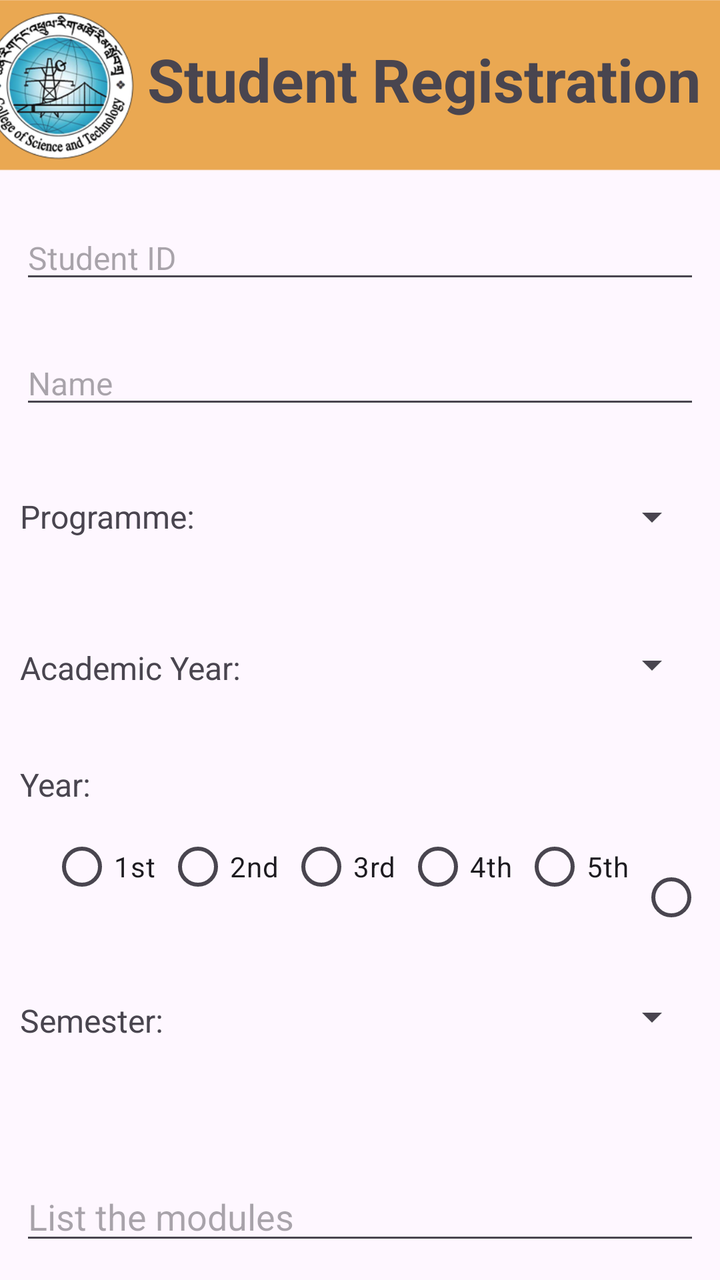
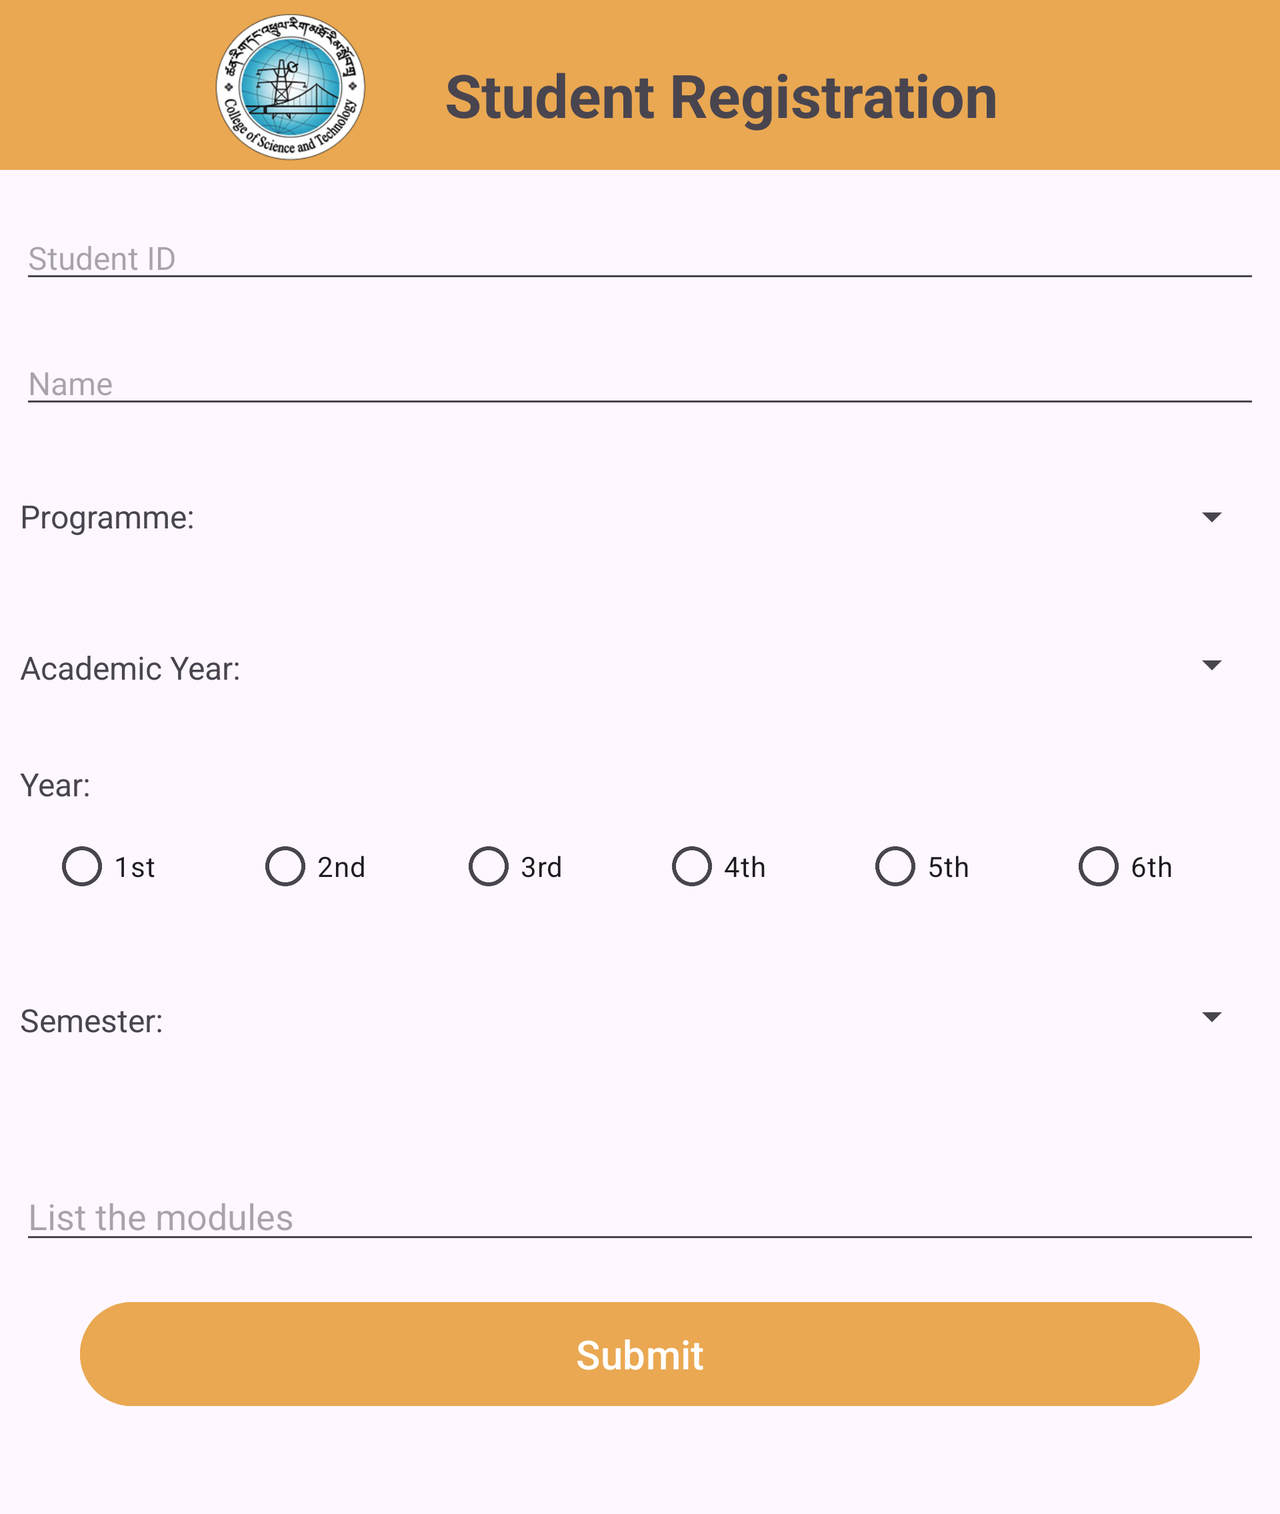

One screen, two layout resources from the same app: the default and the repository's alternative for another configuration. Each is rendered where Android would select it; the XML of both is given below.
<!-- AndroidManifest.xml: application theme Theme.SemesterRegistration -->
<!-- res/layout/activity_main.xml -->
<?xml version="1.0" encoding="utf-8"?>
<androidx.constraintlayout.widget.ConstraintLayout xmlns:android="http://schemas.android.com/apk/res/android"
    xmlns:app="http://schemas.android.com/apk/res-auto"
    xmlns:tools="http://schemas.android.com/tools"
    android:layout_width="match_parent"
    android:layout_height="match_parent"
    tools:context=".MainActivity">

    <EditText
        android:id="@+id/student_id"
        android:layout_width="0dp"
        android:layout_height="wrap_content"
        android:layout_marginStart="10dp"
        android:layout_marginTop="108dp"
        android:layout_marginEnd="10dp"
        android:ems="10"
        android:hint="Student ID"
        android:inputType="number"
        android:textSize="16sp"
        app:layout_constraintEnd_toEndOf="parent"
        app:layout_constraintHorizontal_bias="0.0"
        app:layout_constraintStart_toStartOf="parent"
        app:layout_constraintTop_toTopOf="parent" />

    <EditText
        android:id="@+id/editTextText"
        android:layout_width="0dp"
        android:layout_height="wrap_content"
        android:layout_marginStart="10dp"
        android:layout_marginTop="24dp"
        android:layout_marginEnd="10dp"
        android:ems="10"
        android:hint="Name"
        android:inputType="text"
        android:textSize="16sp"
        app:layout_constraintEnd_toEndOf="parent"
        app:layout_constraintHorizontal_bias="0.0"
        app:layout_constraintStart_toStartOf="parent"
        app:layout_constraintTop_toBottomOf="@+id/student_id" />

    <Spinner
        android:id="@+id/prgm"
        android:layout_width="0dp"
        android:layout_height="50dp"
        android:layout_marginTop="24dp"
        android:layout_marginEnd="10dp"
        android:paddingStart="20dp"
        app:layout_constraintEnd_toEndOf="parent"
        app:layout_constraintHorizontal_bias="0.0"
        app:layout_constraintStart_toEndOf="@+id/prgm_label"
        app:layout_constraintTop_toBottomOf="@+id/editTextText" />

    <Spinner
        android:id="@+id/yearSpinner"
        android:layout_width="0dp"
        android:layout_height="50dp"
        android:layout_marginTop="24dp"
        android:layout_marginEnd="10dp"
        android:paddingStart="20dp"
        app:layout_constraintEnd_toEndOf="parent"
        app:layout_constraintStart_toEndOf="@+id/textView2"
        app:layout_constraintTop_toBottomOf="@+id/prgm" />


    <RadioGroup
        android:id="@+id/radioGroup"
        android:layout_width="0dp"
        android:layout_height="50dp"
        android:layout_marginStart="10dp"
        android:layout_marginTop="52dp"
        android:layout_marginEnd="10dp"
        android:clipToPadding="false"
        android:orientation="horizontal"
        android:paddingStart="10dp"
        app:layout_constraintEnd_toEndOf="parent"
        app:layout_constraintHorizontal_bias="0.0"
        app:layout_constraintStart_toStartOf="parent"
        app:layout_constraintTop_toBottomOf="@+id/yearSpinner">


        <RadioButton
            android:id="@+id/radioButton"
            android:layout_width="wrap_content"
            android:layout_height="wrap_content"
            android:layout_marginStart="5dp"
            android:text="1st"
            app:layout_constraintBottom_toBottomOf="parent"
            app:layout_constraintTop_toTopOf="parent"
            tools:layout_editor_absoluteX="1dp" />

        <RadioButton
            android:id="@+id/radioButton2"
            android:layout_width="wrap_content"
            android:layout_height="wrap_content"
            android:layout_marginStart="5dp"
            android:text="2nd"
            tools:layout_editor_absoluteX="117dp"
            tools:layout_editor_absoluteY="344dp" />

        <RadioButton
            android:id="@+id/radioButton3"
            android:layout_width="wrap_content"
            android:layout_height="wrap_content"
            android:layout_marginStart="5dp"
            android:text="3rd"
            tools:layout_editor_absoluteX="224dp"
            tools:layout_editor_absoluteY="342dp" />

        <RadioButton
            android:id="@+id/radioButton4"
            android:layout_width="wrap_content"
            android:layout_height="wrap_content"
            android:layout_marginStart="5dp"
            android:text="4th"
            app:layout_constraintBottom_toBottomOf="parent"
            app:layout_constraintTop_toTopOf="parent"
            tools:layout_editor_absoluteX="331dp" />

        <RadioButton
            android:id="@+id/radioButton5"
            android:layout_width="wrap_content"
            android:layout_height="wrap_content"
            android:layout_marginStart="5dp"
            android:text="5th"
            app:layout_constraintBottom_toBottomOf="parent"
            app:layout_constraintTop_toTopOf="parent" />

        <RadioButton
            android:id="@+id/radioButton6"
            android:layout_width="wrap_content"
            android:layout_height="wrap_content"
            android:layout_marginStart="5dp"
            android:text="6th"
            app:layout_constraintBottom_toBottomOf="parent"
            app:layout_constraintTop_toTopOf="parent" />
    </RadioGroup>

    <Spinner
        android:id="@+id/sem"
        android:layout_width="0dp"
        android:layout_height="50dp"
        android:layout_marginTop="24dp"
        android:layout_marginEnd="10dp"
        android:paddingStart="20dp"
        app:layout_constraintEnd_toEndOf="parent"
        app:layout_constraintStart_toEndOf="@+id/textView4"
        app:layout_constraintTop_toBottomOf="@+id/radioGroup" />

    <EditText
        android:id="@+id/editTextTextMultiLine"
        android:layout_width="0dp"
        android:layout_height="70dp"
        android:layout_marginStart="10dp"
        android:layout_marginTop="24dp"
        android:layout_marginEnd="10dp"
        android:ems="10"
        android:gravity="bottom|start"
        android:hint="List the modules"
        android:inputType="textMultiLine"
        app:layout_constraintEnd_toEndOf="parent"
        app:layout_constraintStart_toStartOf="parent"
        app:layout_constraintTop_toBottomOf="@+id/sem" />

    <Button
        android:id="@+id/button"
        android:layout_width="0dp"
        android:layout_height="60dp"
        android:layout_marginStart="40dp"
        android:layout_marginTop="20dp"
        android:layout_marginEnd="40dp"
        android:backgroundTint="#eaa852"
        android:text="Submit"
        android:textSize="20sp"
        app:layout_constraintBottom_toBottomOf="parent"
        app:layout_constraintEnd_toEndOf="parent"
        app:layout_constraintHorizontal_bias="0.0"
        app:layout_constraintStart_toStartOf="parent"
        app:layout_constraintTop_toBottomOf="@+id/editTextTextMultiLine"
        app:layout_constraintVertical_bias="0.183" />

    <TextView
        android:id="@+id/prgm_label"
        android:layout_width="wrap_content"
        android:layout_height="wrap_content"
        android:layout_marginStart="10dp"
        android:layout_marginTop="38dp"
        android:text="Programme:"
        android:textSize="16sp"
        app:layout_constraintStart_toStartOf="parent"
        app:layout_constraintTop_toBottomOf="@+id/editTextText" />

    <TextView
        android:id="@+id/textView2"
        android:layout_width="wrap_content"
        android:layout_height="wrap_content"
        android:layout_marginStart="10dp"
        android:layout_marginTop="54dp"
        android:text="Academic Year:"
        android:textSize="16sp"
        app:layout_constraintStart_toStartOf="parent"
        app:layout_constraintTop_toBottomOf="@+id/prgm_label" />

    <TextView
        android:id="@+id/textView3"
        android:layout_width="wrap_content"
        android:layout_height="wrap_content"
        android:layout_marginStart="10dp"
        android:layout_marginTop="24dp"
        android:text="Year:"
        android:textSize="16sp"
        app:layout_constraintStart_toStartOf="parent"
        app:layout_constraintTop_toBottomOf="@+id/yearSpinner" />

    <TextView
        android:id="@+id/textView4"
        android:layout_width="wrap_content"
        android:layout_height="wrap_content"
        android:layout_marginStart="10dp"
        android:layout_marginTop="40dp"
        android:text="Semester:"
        android:textSize="16dp"
        app:layout_constraintStart_toStartOf="parent"
        app:layout_constraintTop_toBottomOf="@+id/radioGroup" />

    <ImageView
        android:id="@+id/imageView2"
        android:layout_width="418dp"
        android:layout_height="85dp"
        android:scaleX="7"
        android:scaleY="1.5"
        app:layout_constraintEnd_toEndOf="parent"
        app:layout_constraintStart_toStartOf="parent"
        app:layout_constraintTop_toTopOf="parent"
        app:srcCompat="@drawable/baseline_rectangle_24" />

    <TextView
        android:id="@+id/textView5"
        android:layout_width="wrap_content"
        android:layout_height="wrap_content"
        android:layout_marginTop="12dp"
        android:text="Student Registration"
        android:textSize="30sp"
        android:textStyle="bold"
        app:layout_constraintBottom_toTopOf="@+id/student_id"
        app:layout_constraintEnd_toEndOf="parent"
        app:layout_constraintHorizontal_bias="0.883"
        app:layout_constraintStart_toStartOf="parent"
        app:layout_constraintTop_toTopOf="parent"
        app:layout_constraintVertical_bias="0.133" />

    <ImageView
        android:id="@+id/imageView"
        android:layout_width="100dp"
        android:layout_height="74dp"
        app:layout_constraintBottom_toTopOf="@+id/student_id"
        app:layout_constraintEnd_toStartOf="@+id/textView5"
        app:layout_constraintHorizontal_bias="0.8"
        app:layout_constraintStart_toStartOf="parent"
        app:layout_constraintTop_toTopOf="parent"
        app:layout_constraintVertical_bias="0.18"
        app:srcCompat="@drawable/cstlogo176" />



</androidx.constraintlayout.widget.ConstraintLayout>
<!-- resources referenced by this layout -->
<resources>
  <!-- drawable baseline_rectangle_24 (drawable) -->
  <vector android:height="24dp" android:tint="#EAA852"
      android:viewportHeight="24" android:viewportWidth="24"
      android:width="24dp" xmlns:android="http://schemas.android.com/apk/res/android">
      <path android:fillColor="@android:color/white" android:pathData="M2,4h20v16h-20z"/>
  </vector>
  <!-- drawable cstlogo176: png bitmap (drawable-mdpi, 47831 bytes) -->
  <style name="Theme.SemesterRegistration" parent="Base.Theme.SemesterRegistration" />
  <style name="Base.Theme.SemesterRegistration" parent="Theme.Material3.DayNight.NoActionBar">
          
          
      </style>
</resources>
<!-- res/layout-land/activity_main.xml (the repository's variant of the layout above) -->
<!-- drawn on the phone turned sideways -->
<?xml version="1.0" encoding="utf-8"?>
<ScrollView xmlns:app="http://schemas.android.com/apk/res-auto"
    xmlns:tools="http://schemas.android.com/tools"
    android:layout_width="match_parent"
    android:layout_height="match_parent"
    xmlns:android="http://schemas.android.com/apk/res/android">
    <androidx.constraintlayout.widget.ConstraintLayout
        android:layout_width="match_parent"
        android:layout_height="match_parent"
        tools:context=".MainActivity">

        <EditText
            android:id="@+id/student_id"
            android:layout_width="0dp"
            android:layout_height="wrap_content"
            android:layout_marginStart="10dp"
            android:layout_marginTop="108dp"
            android:layout_marginEnd="10dp"
            android:ems="10"
            android:hint="Student ID"
            android:inputType="number"
            android:textSize="16sp"
            app:layout_constraintEnd_toEndOf="parent"
            app:layout_constraintHorizontal_bias="0.0"
            app:layout_constraintStart_toStartOf="parent"
            app:layout_constraintTop_toTopOf="parent" />

        <EditText
            android:id="@+id/editTextText"
            android:layout_width="0dp"
            android:layout_height="wrap_content"
            android:layout_marginStart="10dp"
            android:layout_marginTop="24dp"
            android:layout_marginEnd="10dp"
            android:ems="10"
            android:hint="Name"
            android:inputType="text"
            android:textSize="16sp"
            app:layout_constraintEnd_toEndOf="parent"
            app:layout_constraintHorizontal_bias="0.0"
            app:layout_constraintStart_toStartOf="parent"
            app:layout_constraintTop_toBottomOf="@+id/student_id" />

        <Spinner
            android:id="@+id/prgm"
            android:layout_width="0dp"
            android:layout_height="50dp"
            android:layout_marginTop="24dp"
            android:layout_marginEnd="10dp"
            android:paddingStart="20dp"
            app:layout_constraintEnd_toEndOf="parent"
            app:layout_constraintHorizontal_bias="0.0"
            app:layout_constraintStart_toEndOf="@+id/prgm_label"
            app:layout_constraintTop_toBottomOf="@+id/editTextText" />

        <Spinner
            android:id="@+id/yearSpinner"
            android:layout_width="0dp"
            android:layout_height="50dp"
            android:layout_marginTop="24dp"
            android:layout_marginEnd="10dp"
            android:paddingStart="20dp"
            app:layout_constraintEnd_toEndOf="parent"
            app:layout_constraintStart_toEndOf="@+id/textView2"
            app:layout_constraintTop_toBottomOf="@+id/prgm" />


        <RadioGroup
            android:id="@+id/radioGroup"
            android:layout_width="match_parent"
            android:layout_height="50dp"
            android:layout_marginStart="10dp"
            android:layout_marginTop="52dp"
            android:layout_marginEnd="10dp"
            android:clipToPadding="false"
            android:orientation="horizontal"
            android:paddingStart="10dp"
            app:layout_constraintEnd_toEndOf="parent"
            app:layout_constraintHorizontal_bias="0.0"
            app:layout_constraintStart_toStartOf="parent"
            app:layout_constraintTop_toBottomOf="@+id/yearSpinner">

            <RadioButton
                android:id="@+id/radioButton"
                android:layout_width="0dp"
                android:layout_height="wrap_content"
                android:layout_marginStart="5dp"
                android:layout_weight="1"
                android:text="1st" />

            <RadioButton
                android:id="@+id/radioButton2"
                android:layout_width="0dp"
                android:layout_height="wrap_content"
                android:layout_marginStart="5dp"
                android:layout_weight="1"
                android:text="2nd" />

            <RadioButton
                android:id="@+id/radioButton3"
                android:layout_width="0dp"
                android:layout_height="wrap_content"
                android:layout_marginStart="5dp"
                android:layout_weight="1"
                android:text="3rd" />

            <RadioButton
                android:id="@+id/radioButton4"
                android:layout_width="0dp"
                android:layout_height="wrap_content"
                android:layout_marginStart="5dp"
                android:layout_weight="1"
                android:text="4th" />

            <RadioButton
                android:id="@+id/radioButton5"
                android:layout_width="0dp"
                android:layout_height="wrap_content"
                android:layout_marginStart="5dp"
                android:layout_weight="1"
                android:text="5th" />

            <RadioButton
                android:id="@+id/radioButton6"
                android:layout_width="0dp"
                android:layout_height="wrap_content"
                android:layout_marginStart="5dp"
                android:layout_weight="1"
                android:text="6th" />
        </RadioGroup>


        <Spinner
            android:id="@+id/sem"
            android:layout_width="0dp"
            android:layout_height="50dp"
            android:layout_marginTop="24dp"
            android:layout_marginEnd="10dp"
            android:paddingStart="20dp"
            app:layout_constraintEnd_toEndOf="parent"
            app:layout_constraintStart_toEndOf="@+id/textView4"
            app:layout_constraintTop_toBottomOf="@+id/radioGroup" />

        <EditText
            android:id="@+id/editTextTextMultiLine"
            android:layout_width="0dp"
            android:layout_height="70dp"
            android:layout_marginStart="10dp"
            android:layout_marginTop="24dp"
            android:layout_marginEnd="10dp"
            android:ems="10"
            android:gravity="bottom|start"
            android:hint="List the modules"
            android:inputType="textMultiLine"
            app:layout_constraintEnd_toEndOf="parent"
            app:layout_constraintStart_toStartOf="parent"
            app:layout_constraintTop_toBottomOf="@+id/sem" />

        <Button
            android:id="@+id/button"
            android:layout_width="0dp"
            android:layout_height="60dp"
            android:layout_marginStart="40dp"
            android:layout_marginTop="20dp"
            android:layout_marginEnd="40dp"
            android:backgroundTint="#eaa852"
            android:text="Submit"
            android:textSize="20sp"
            app:layout_constraintBottom_toBottomOf="parent"
            app:layout_constraintEnd_toEndOf="parent"
            app:layout_constraintHorizontal_bias="0.0"
            app:layout_constraintStart_toStartOf="parent"
            app:layout_constraintTop_toBottomOf="@+id/editTextTextMultiLine"
            app:layout_constraintVertical_bias="0.183"
            android:layout_marginBottom="50dp"/>

        <TextView
            android:id="@+id/prgm_label"
            android:layout_width="wrap_content"
            android:layout_height="wrap_content"
            android:layout_marginStart="10dp"
            android:layout_marginTop="38dp"
            android:text="Programme:"
            android:textSize="16sp"
            app:layout_constraintStart_toStartOf="parent"
            app:layout_constraintTop_toBottomOf="@+id/editTextText" />

        <TextView
            android:id="@+id/textView2"
            android:layout_width="wrap_content"
            android:layout_height="wrap_content"
            android:layout_marginStart="10dp"
            android:layout_marginTop="54dp"
            android:text="Academic Year:"
            android:textSize="16sp"
            app:layout_constraintStart_toStartOf="parent"
            app:layout_constraintTop_toBottomOf="@+id/prgm_label" />

        <TextView
            android:id="@+id/textView3"
            android:layout_width="wrap_content"
            android:layout_height="wrap_content"
            android:layout_marginStart="10dp"
            android:layout_marginTop="24dp"
            android:text="Year:"
            android:textSize="16sp"
            app:layout_constraintStart_toStartOf="parent"
            app:layout_constraintTop_toBottomOf="@+id/yearSpinner" />

        <TextView
            android:id="@+id/textView4"
            android:layout_width="wrap_content"
            android:layout_height="wrap_content"
            android:layout_marginStart="10dp"
            android:layout_marginTop="40dp"
            android:text="Semester:"
            android:textSize="16dp"
            app:layout_constraintStart_toStartOf="parent"
            app:layout_constraintTop_toBottomOf="@+id/radioGroup" />

        <ImageView
            android:id="@+id/imageView2"
            android:layout_width="418dp"
            android:layout_height="85dp"
            android:scaleX="15"
            android:scaleY="1.5"
            app:layout_constraintEnd_toEndOf="parent"
            app:layout_constraintStart_toStartOf="parent"
            app:layout_constraintTop_toTopOf="parent"
            app:srcCompat="@drawable/baseline_rectangle_24" />

        <TextView
            android:id="@+id/textView5"
            android:layout_width="wrap_content"
            android:layout_height="wrap_content"
            android:layout_marginTop="12dp"
            android:text="Student Registration"
            android:textSize="30sp"
            android:textStyle="bold"
            app:layout_constraintBottom_toTopOf="@+id/student_id"
            app:layout_constraintEnd_toEndOf="parent"
            app:layout_constraintHorizontal_bias="0.612"
            app:layout_constraintStart_toStartOf="parent"
            app:layout_constraintTop_toTopOf="parent"
            app:layout_constraintVertical_bias="0.267" />

        <ImageView
            android:id="@+id/imageView"
            android:layout_width="100dp"
            android:layout_height="74dp"
            app:layout_constraintBottom_toTopOf="@+id/student_id"
            app:layout_constraintEnd_toStartOf="@+id/textView5"
            app:layout_constraintHorizontal_bias="0.779"
            app:layout_constraintStart_toStartOf="parent"
            app:layout_constraintTop_toTopOf="parent"
            app:layout_constraintVertical_bias="0.2"
            app:srcCompat="@drawable/cstlogo176" />


    </androidx.constraintlayout.widget.ConstraintLayout>

</ScrollView>
